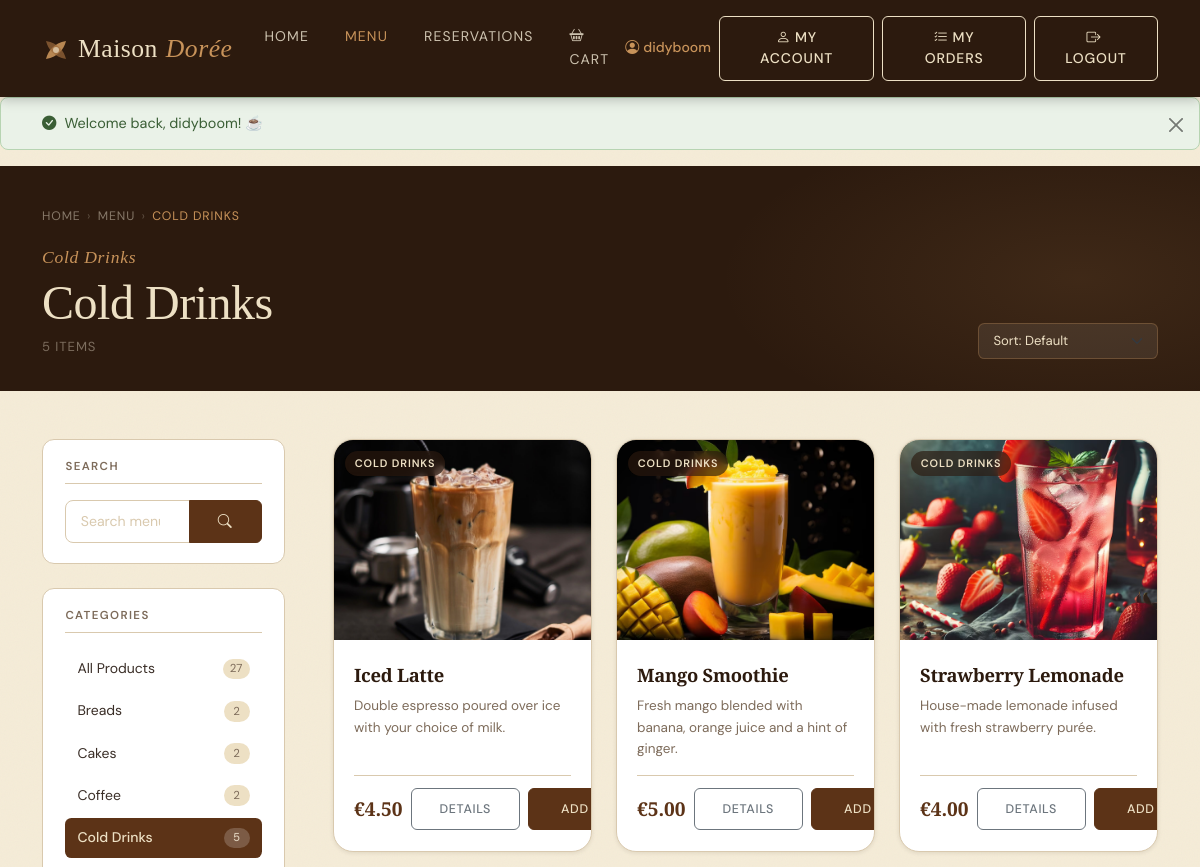
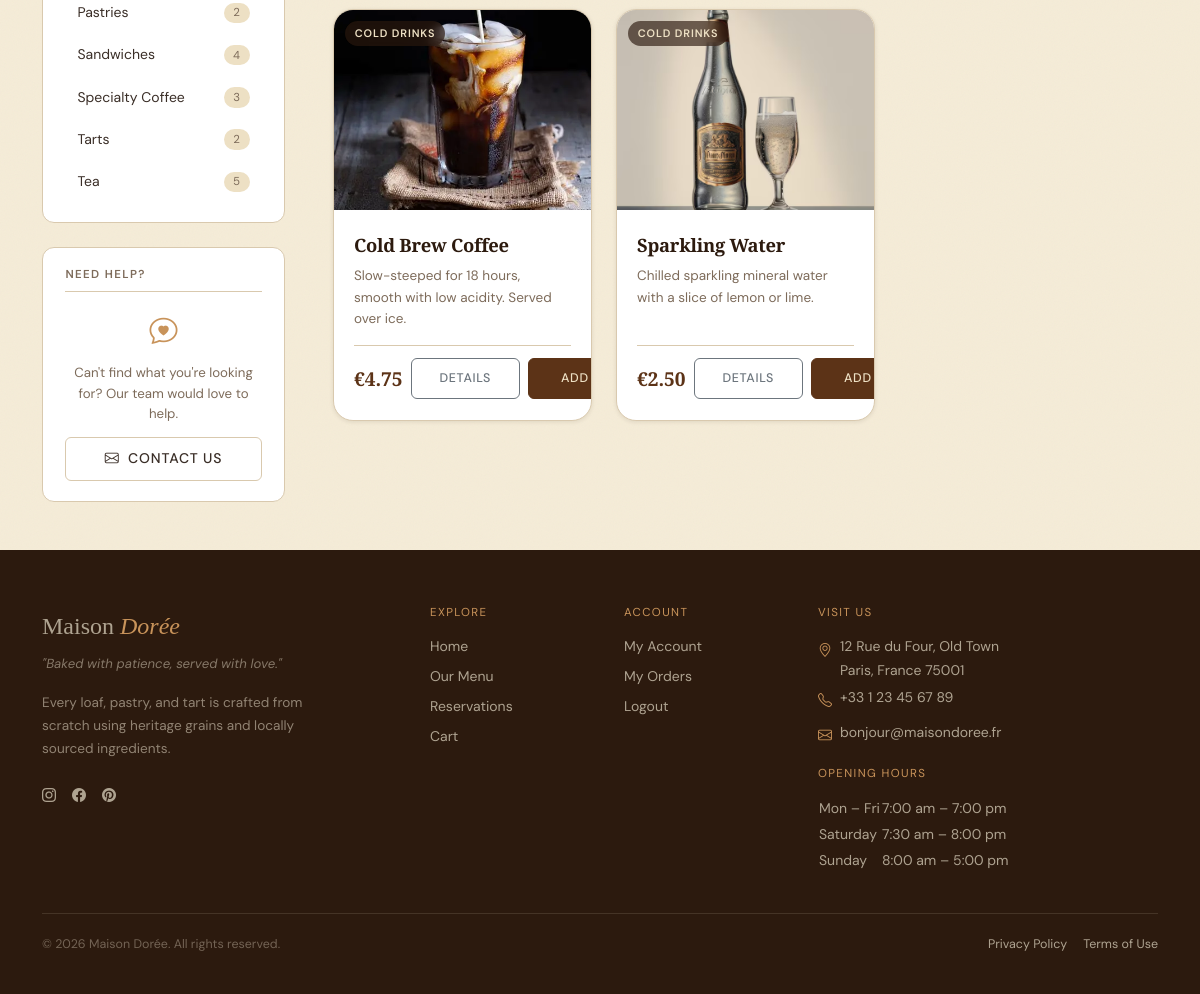
Screenshot of /products.php?category_id=4 (signed in) with the database file from the repository (2 pictures, top to bottom).
### tables this page shows
CREATE TABLE `categories` (
  `id` int(11) NOT NULL,
  `name` varchar(50) NOT NULL
);

CREATE TABLE `products` (
  `id` int(11) NOT NULL,
  `category_id` int(11) DEFAULT NULL,
  `name` varchar(100) NOT NULL,
  `description` text DEFAULT NULL,
  `price` decimal(10,2) NOT NULL,
  `image_url` varchar(255) DEFAULT NULL
);

### db_connect.php (called while the page is built, shortened)
<?php
function db(): PDO {
    static $pdo = null;
    if ($pdo !== null) return $pdo;
    $dsn = sprintf('mysql:host=%s;port=%s;dbname=%s;charset=%s', DB_HOST, DB_PORT, DB_NAME, DB_CHARSET);
    $options = [
        PDO::ATTR_ERRMODE            => PDO::ERRMODE_EXCEPTION,
        PDO::ATTR_DEFAULT_FETCH_MODE => PDO::FETCH_ASSOC,
        PDO::ATTR_EMULATE_PREPARES   => false,
    ];
    try {
        $pdo = new PDO($dsn, DB_USER, DB_PASS, $options);
    } catch (PDOException $e) {
        error_log($e->getMessage());
        exit('Connection failed.');
    }
    return $pdo;
}
function db_fetch_all(string $sql, array $params = []): array {
    $stmt = db()->prepare($sql);
    $stmt->execute($params);
    return $stmt->fetchAll();
}
function db_fetch_one(string $sql, array $params = []): ?array {
    $stmt = db()->prepare($sql);
    $stmt->execute($params);
    $row = $stmt->fetch();
    return $row !== false ? $row : null;
}
?>

### products.php (the view, shortened to what this page needs)
<?php
require_once 'db_connect.php';
$categoryId = filter_input(INPUT_GET, 'category_id', FILTER_VALIDATE_INT, [
    'options' => ['min_range' => 1],
]);
$searchQuery = trim(strip_tags($_GET['q'] ?? ''));
$sortRaw     = $_GET['sort'] ?? 'default';
$page        = max(1, (int) ($_GET['page'] ?? 1));
$perPage     = 9;
$sortOptions = [
    'default'     => 'p.id ASC',
    'name_asc'    => 'p.name ASC',
    'name_desc'   => 'p.name DESC',
    'price_asc'   => 'p.price ASC',
    'price_desc'  => 'p.price DESC',
];
$sortCol = $sortOptions[$sortRaw] ?? $sortOptions['default'];
$currentCategory = null;
if ($categoryId) {
    $currentCategory = db_fetch_one(
        'SELECT id, name FROM categories WHERE id = :id LIMIT 1',
        [':id' => $categoryId]
    );
}
$allCategories = db_fetch_all(
    'SELECT
         c.id,
         c.name,
         COUNT(p.id) AS product_count
     FROM categories c
     LEFT JOIN products p ON p.category_id = c.id
     GROUP BY c.id, c.name
     ORDER BY c.name ASC'
);
$whereClauses = ['1=1'];
$params       = [];
if ($categoryId) {
    $whereClauses[] = 'p.category_id = :cid';
    $params[':cid'] = $categoryId;
}
$whereSQL = 'WHERE ' . implode(' AND ', $whereClauses);
$totalProducts = (int) db_fetch_one(
    "SELECT COUNT(*) AS cnt
       FROM products p
       JOIN categories c ON c.id = p.category_id
      $whereSQL",
    $params
)['cnt'];
$totalPages = max(1, (int) ceil($totalProducts / $perPage));
$page       = min($page, $totalPages);
$offset     = ($page - 1) * $perPage;
$products = db_fetch_all(
    "SELECT
         p.id,
         p.name,
         p.description,
         p.price,
         p.image_url,
         c.name AS category_name,
         c.id   AS category_id
     FROM products p
     JOIN categories c ON c.id = p.category_id
    $whereSQL
     ORDER BY $sortCol
     LIMIT :lim OFFSET :off",
    array_merge($params, [':lim' => $perPage, ':off' => $offset])
);
function buildUrl(array $overrides = []): string
{
    $base = [
        'category_id' => $_GET['category_id'] ?? null,
        'q'           => $_GET['q']           ?? null,
        'sort'        => $_GET['sort']         ?? null,
        'page'        => $_GET['page']         ?? null,
    ];
    $merged = array_filter(array_merge($base, $overrides), fn($v) => $v !== null && $v !== '');
    return 'products.php?' . http_build_query($merged);
}
require_once __DIR__ . '/header.php';
?>
<section class="prod-hero" aria-labelledby="prod-hero-heading">
    <div class="prod-hero__bg" aria-hidden="true"></div>
    <div class="container position-relative z-1">
        <nav aria-label="Breadcrumb" class="prod-breadcrumb mb-3">
            <a href="index.php">Home</a>
            <span aria-hidden="true">›</span>
            <a href="categories.php">Menu</a>
            <?php if ($currentCategory): ?>
                <span aria-hidden="true">›</span>
                <span aria-current="page"><?= htmlspecialchars($currentCategory['name']) ?></span>
            <?php else: ?>
                <span aria-hidden="true">›</span>
                <span aria-current="page">All Products</span>
            <?php endif; ?>
        </nav>
        <div class="row align-items-end g-3">
            <div class="col">
                <span class="label-script">
                    <?= $currentCategory ? htmlspecialchars($currentCategory['name']) : 'Everything' ?>
                </span>
                <h1 class="prod-hero__title" id="prod-hero-heading">
                    <?php if ($searchQuery !== ''): ?>
                        Results for "<em><?= htmlspecialchars($searchQuery) ?></em>"
                    <?php elseif ($currentCategory): ?>
                        <?= htmlspecialchars($currentCategory['name']) ?>
                    <?php else: ?>
                        All <em>Products</em>
                    <?php endif; ?>
                </h1>
                <p class="prod-hero__meta" aria-live="polite">
                    <?= $totalProducts ?> item<?= $totalProducts !== 1 ? 's' : '' ?>
                </p>
            </div>
            <div class="col-auto">
                <form method="GET" action="products.php" class="d-flex align-items-center gap-2"
                      aria-label="Sort products">
                    <select
                        id="sort"
                        name="sort"
                        class="form-select prod-sort__select"
                        aria-label="Sort products"
                        onchange="this.form.submit()">
                        <option value="default"    <?= $sortRaw === 'default'    ? 'selected' : '' ?>>Sort: Default</option>
                    </select>
                </form>
            </div>
        </div>
    </div>
</section>
<div class="container prod-layout py-5">
    <div class="row g-5">
        <aside class="col-12 col-lg-3" aria-label="Category filter">
            <div class="prod-sidebar-block mb-4">
                <h2 class="prod-sidebar-block__title">Search</h2>
                <form method="GET" action="products.php" role="search" aria-label="Search products">
                    <div class="input-group">
                        <input
                            type="search"
                            name="q"
                            class="form-control prod-sidebar__search"
                            placeholder="Search menu…"
                            value="<?= htmlspecialchars($searchQuery) ?>"
                            aria-label="Search products">
                        <button type="submit" class="btn btn-primary" aria-label="Search">
                            <i class="bi bi-search" aria-hidden="true"></i>
                        </button>
                    </div>
                </form>
            </div>
            <div class="prod-sidebar-block">
                <h2 class="prod-sidebar-block__title">Categories</h2>
                <nav aria-label="Filter by category">
                    <ul class="prod-cat-list" role="list">
                        <li role="listitem">
                            <a
                                href="products.php<?= $searchQuery ? '?q=' . urlencode($searchQuery) : '' ?>"
                                class="prod-cat-list__item <?= !$categoryId ? 'prod-cat-list__item--active' : '' ?>"
                                aria-current="<?= !$categoryId ? 'page' : 'false' ?>">
                                <span class="prod-cat-list__name">All Products</span>
                                <span class="prod-cat-list__count">
                                    <?= array_sum(array_column($allCategories, 'product_count')) ?>
                                </span>
                            </a>
                        </li>
                        <?php foreach ($allCategories as $cat): ?>
                            <li role="listitem">
                                <a
                                    href="<?= buildUrl(['category_id' => $cat['id'], 'page' => null]) ?>"
                                    class="prod-cat-list__item <?= (int)($currentCategory['id'] ?? 0) === (int)$cat['id'] ? 'prod-cat-list__item--active' : '' ?>"
                                    aria-current="<?= (int)($currentCategory['id'] ?? 0) === (int)$cat['id'] ? 'page' : 'false' ?>">
                                    <span class="prod-cat-list__name">
                                        <?= htmlspecialchars($cat['name']) ?>
                                    </span>
                                    <span class="prod-cat-list__count">
                                        <?= (int) $cat['product_count'] ?>
                                    </span>
                                </a>
                            </li>
                        <?php endforeach; ?>
                    </ul>
                </nav>
            </div>
            <div class="prod-sidebar-block mt-4">
                <h2 class="prod-sidebar-block__title">Need Help?</h2>
                <div class="prod-sidebar-help">
                    <i class="bi bi-chat-heart prod-sidebar-help__icon" aria-hidden="true"></i>
                    <p class="prod-sidebar-help__text">
                        Can't find what you're looking for? Our team would love to help.
                    </p>
                    <a href="mailto:bonjour@maisondoree.fr" class="btn btn-ghost btn-sm w-100">
                        <i class="bi bi-envelope me-1" aria-hidden="true"></i> Contact Us
                    </a>
                </div>
            </div>
        </aside>
        <main class="col-12 col-lg-9" id="products-grid" aria-label="Products">
            <?php if (empty($products)): ?>
                <div class="prod-empty" role="status" aria-live="polite">
                    <i class="bi bi-bag-x prod-empty__icon" aria-hidden="true"></i>
                    <h2 class="prod-empty__title">
                        <?= $searchQuery !== ''
                            ? 'No results for "' . htmlspecialchars($searchQuery) . '"'
                            : 'No products available' ?>
                    </h2>
                    <p class="prod-empty__body">
                        <?= $searchQuery !== ''
                            ? 'Try a different search term, or browse a category below.'
                            : 'Check back soon — our bakers are hard at work!' ?>
                    </p>
                    <div class="d-flex gap-3 justify-content-center flex-wrap mt-3">
                        <a href="categories.php" class="btn btn-primary">Browse All Categories</a>
                        <?php if ($searchQuery !== '' || $categoryId): ?>
                            <a href="products.php" class="btn btn-ghost">Clear Filters</a>
                        <?php endif; ?>
                    </div>
                </div>
            <?php else: ?>
                <div class="row g-4" id="productGrid">
                    <?php foreach ($products as $index => $product):
                        $price = number_format((float)$product['price'], 2);
                        $imgSrc = !empty($product['image_url'])
                            ? 'images/' . htmlspecialchars($product['image_url'], ENT_QUOTES)
                            : 'images/placeholder.jpg';
                    ?>
                        <div
                            class="col-12 col-sm-6 col-xl-4"
                            style="--p-delay:<?= $index * 0.06 ?>s">
                            <article
                                class="prod-card"
                                aria-label="<?= htmlspecialchars($product['name']) ?>, €<?= $price ?>">
                                <a
                                    href="product_details.php?id=<?= (int) $product['id'] ?>"
                                    class="prod-card__thumb-link"
                                    tabindex="-1"
                                    aria-hidden="true">
                                    <img
                                        src="<?= $imgSrc ?>"
                                        alt="<?= htmlspecialchars($product['name']) ?>"
                                        class="prod-card__img card-img-top"
                                        loading="lazy"
                                        width="400"
                                        height="200"
                                        onerror="this.onerror=null; this.src='images/placeholder.jpg';">
                                    <span class="prod-card__category-ribbon">
                                    </span>
                                </a>
                                <div class="prod-card__body">
                                    <h3 class="prod-card__name">
                                        <a
                                            href="product_details.php?id=<?= (int) $product['id'] ?>"
                                            class="prod-card__name-link">
                                            <?= htmlspecialchars($product['name']) ?>
                                        </a>
                                    </h3>
                                    <?php if (!empty($product['description'])): ?>
                                        <p class="prod-card__desc">
                                            <?= htmlspecialchars(
                                                mb_strimwidth($product['description'], 0, 90, '…')
                                            ) ?>
                                        </p>
                                    <?php endif; ?>
                                    <div class="prod-card__footer">
                                        <span class="prod-card__price" aria-label="Price: €<?= $price ?>">
                                            €<?= $price ?>
                                        </span>
                                        <div class="d-flex gap-2 align-items-center">
                                            <a
                                                href="product_details.php?id=<?= (int) $product['id'] ?>"
                                                class="btn btn-outline-secondary btn-sm prod-card__cta"
                                                aria-label="View details for <?= htmlspecialchars($product['name']) ?>">
                                                Details
                                            </a>
                                            <a
                                                href="addtocart.php?id=<?= (int) $product['id'] ?>"
                                                class="btn btn-primary btn-sm prod-card__cta"
                                                aria-label="Add <?= htmlspecialchars($product['name']) ?> to cart">
                                                <i class="bi bi-basket-plus me-1" aria-hidden="true"></i>Add
                                            </a>
                                        </div>
                                    </div>
                                </div>
                            </article>
                        </div>
                    <?php endforeach; ?>
                </div>
            <?php endif; ?>
        </main>
    </div>
</div>
<?php require_once __DIR__ . '/footer.php'; ?>

### rows the page displays
categories: name "COLD DRINKS", name "Cold Drinks", product_count "5"
categories: name "Breads", product_count "2"
categories: name "Cakes", product_count "2"
categories: name "Coffee", product_count "2"
categories: name "Pastries", product_count "2"
categories: name "Sandwiches", product_count "4"
categories: name "Specialty Coffee", product_count "3"
categories: name "Tarts", product_count "2"
categories: name "Tea", product_count "5"
products: image_url (picture), name "Iced Latte", description "Double espresso poured over ice with your choice of milk.", price "4.50"
products: image_url (picture), name "Mango Smoothie", description "Fresh mango blended with banana, orange juice and a hint of ginger.", price "5.00"
products: image_url (picture), name "Strawberry Lemonade", description "House-made lemonade infused with fresh strawberry purée.", price "4.00"
products: image_url (picture), name "Cold Brew Coffee", description "Slow-steeped for 18 hours, smooth with low acidity. Served over ice.", price "4.75"
products: image_url (picture), name "Sparkling Water", description "Chilled sparkling mineral water with a slice of lemon or lime.", price "2.50"

### other values shown
$_SESSION['username'] "didyboom"
$flash['message'] "Welcome back, didyboom! ☕"
$totalProducts "5"
array_sum(array_column($allCategories, 'product_count')) "27"
